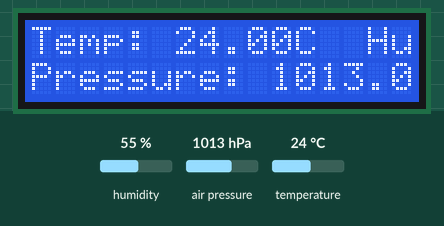
Simulated run of this sketch. Board: Arduino Uno, built with avr-gcc and run on an emulated ATmega328P. Parts: 16×2 character LCD. The inputs (shaded band) are chosen by the test bench; at power-on: air pressure 1013 hPa, temperature 24 °C, humidity 55 %.

Above: at 3.2 s.
3.3 s: air pressure set to 952 hPa
At 7.7 s:
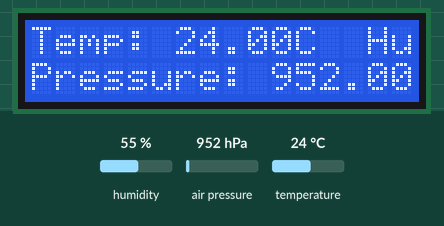
13.5 s: temperature set to 12 °C
At 17.8 s:
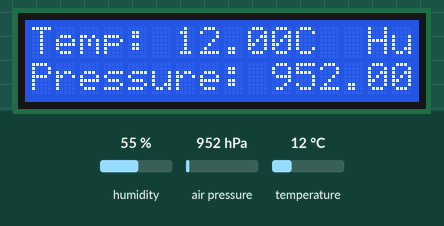
23.6 s: air pressure set to 975 hPa
At 27.8 s:
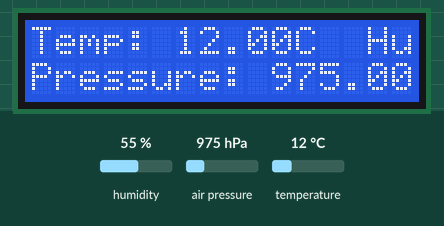
33.6 s: temperature set to 19 °C
At 37.8 s:
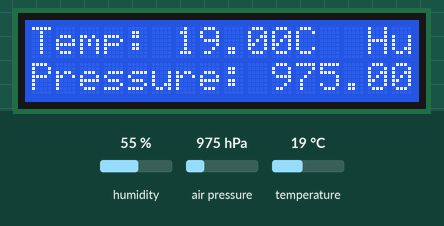
43.6 s: air pressure set to 1000 hPa
At 47.9 s:
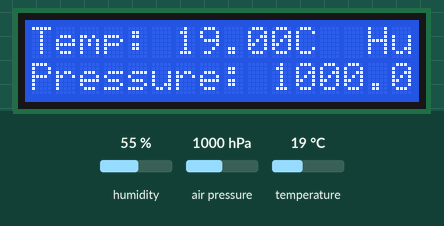
53.7 s: temperature set to 28 °C
At 57.9 s:
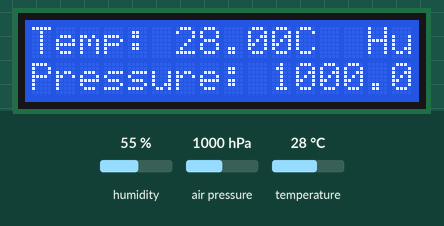
Timing chart, 0 to 59.4 s (numbered marks = the images above; inputs shaded):
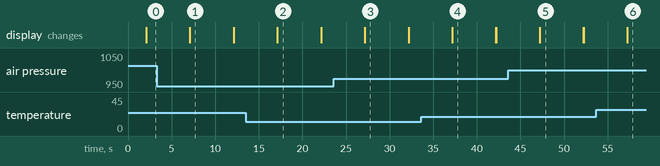

Measured:
- after the input at 3.3 s, the display: first differs from a run without the input after 3.8 s (image 1)
- after the input at 13.5 s, the display: first differs from a run without the input after 3.6 s (image 2)
- after the input at 23.6 s, the display: first differs from a run without the input after 3.6 s (image 3)
- after the input at 33.6 s, the display: first differs from a run without the input after 3.6 s (image 4)
- after the input at 43.6 s, the display: first differs from a run without the input after 3.6 s (image 5)
- after the input at 53.7 s, the display: first differs from a run without the input after 3.6 s (image 6)
- what the display in image 1 shows lasts 5.0 s, from 7.1 s to 12.1 s

The sketch:

WeatherStation.ino
```cpp
// The Weather Station by Michael Chukwukere


#include <Wire.h>
#include <Adafruit_Sensor.h>
#include <Adafruit_BMP280.h>
#include <DHT.h>
#include <LiquidCrystal.h>

#define DHTPIN 2         // Pin connected to the DHT sensor
#define DHTTYPE DHT22    // DHT22 (AM2302) sensor is used

DHT dht(DHTPIN, DHTTYPE);
Adafruit_BMP280 bmp;
LiquidCrystal lcd(0);

void setup() {
  lcd.begin(16, 2);		// Sets up the 16x2 LCD screen
  dht.begin();			// Initializes the DHT22 sensor
  bmp.begin(0x77); 		// The BMP280 has two possible I2C addresses depending on how you have the SDO pin configured. If SDO is high then the I2C address is 0x77. If SDO is low the I2C address is 0x76. On the Adafruit BMP280 module the SDO pin is pulled high so if you leave it alone the address will be 0x77

  lcd.print("Weather Station"); // The LCD will display "Weather Station" as its opening text upon startup
  delay(2000);					// This sets the timer to display the "Weather Station" startup screen for 2 seconds before clearing
  lcd.clear();					// This clears the startup after displaying the "Weather Station" text for 2 seconds
}

void loop() {
  float humidity = dht.readHumidity();			// This creates a variable called "Humidity" which gets its value from the humidity readings of the DHT22
  float temperature = dht.readTemperature();	// This creates a variable called "Temperature" which gets its value from the temperature readings of the DHT22 sensor
  float pressure = bmp.readPressure() / 100.0F; // This creates a variable called "Pressure" which gets its value from the readings of the BMP280, and divides it by 100

  lcd.setCursor(0, 0);					// Sets the cursor to display its data on the first column of the first row
  lcd.print("Temp: ");					// It will have "Temp" written on that column of the first row
  lcd.print(temperature);				// It will display the "Temperature" variable from the DHT22 right next to the "Temp:" text.
  lcd.print("C  Humidity: ");			// This is a trick for the eyes. The "C" here is the "Celsius" unit for the temeperature that has been displayed, and right after temperature is the Humidity text.
  lcd.print(humidity);					// This will display the "Humidity" variable from the DHT22 right next to the "Humidity" text.
  lcd.print("%");						// This will add the percentage ratio next to the humidity text.

  lcd.setCursor(0, 1);					// This sets the cursor to display its data on another line (ie. Second row) of the LCD screen. Remember the LCD is a 16x2 screen. That means it has 16 columns and 2 rows (lines). So, this code here is setting the data to display on that second line.
  lcd.print("Pressure: ");				// This will have "Pressure:" written on that first column of the second row. Remember, in digital electronics, we count 0, 1, 2, etc. So, when you see 0, it means first. And when you see 1, it means second.
  lcd.print(pressure);					// This will display the "Pressure" variable from the BMP280 sensor right next to the "Pressure: " text.
  lcd.print("hPa");						// This will attach the "hPa" unit right next to the pressure value.

  delay(5000); 							// This sets the station to update every 5 seconds
  lcd.clear();							// This refreshes the display and updates it based on the set time
}
```
